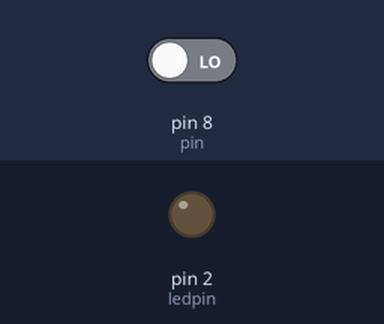
Recording of a sketch running on a simulated Arduino Uno, built with avr-gcc and run on an emulated ATmega328P. Parts: output pins drawn as LEDs (lit = HIGH). Inputs (shaded band) come from the test bench; at power-on: pin 8 (pin) LOW.

Above: at 1.2 s.
1.3 s: pin 8 (pin) driven HIGH
At 2.5 s:
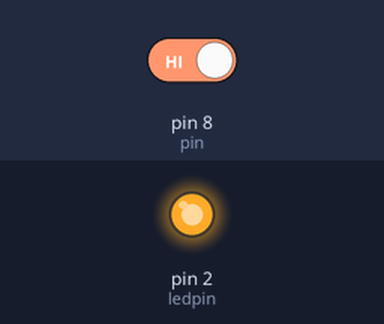
2.8 s: pin 8 (pin) driven LOW
At 3.7 s:
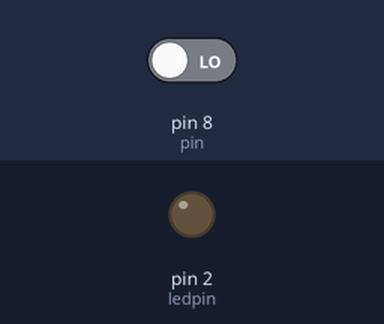
Timing chart, 0 to 5.8 s (numbered marks = the images above; inputs shaded):
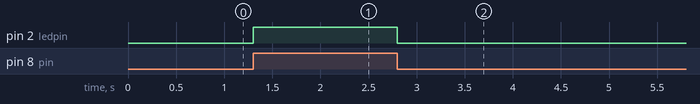

The sketch:

1.ino
```cpp
int pin = 8;
int ledpin = 2;
int buttonstate = 0;
void setup() {
  // put your setup code here, to run once:
pinMode(ledpin, OUTPUT);
pinMode(buttonstate, INPUT);

}

void loop() {
  // put your main code here, to run repeatedly:
buttonstate = digitalRead(pin);
if (buttonstate == HIGH)
{
  digitalWrite(ledpin , HIGH);
}
else
{
  digitalWrite(ledpin , LOW);
}
  }
```

Measured:
- after the input at 1.3 s, pin 2 (ledpin): LOW → HIGH at once
- after the input at 2.8 s, pin 2 (ledpin): HIGH → LOW at once
